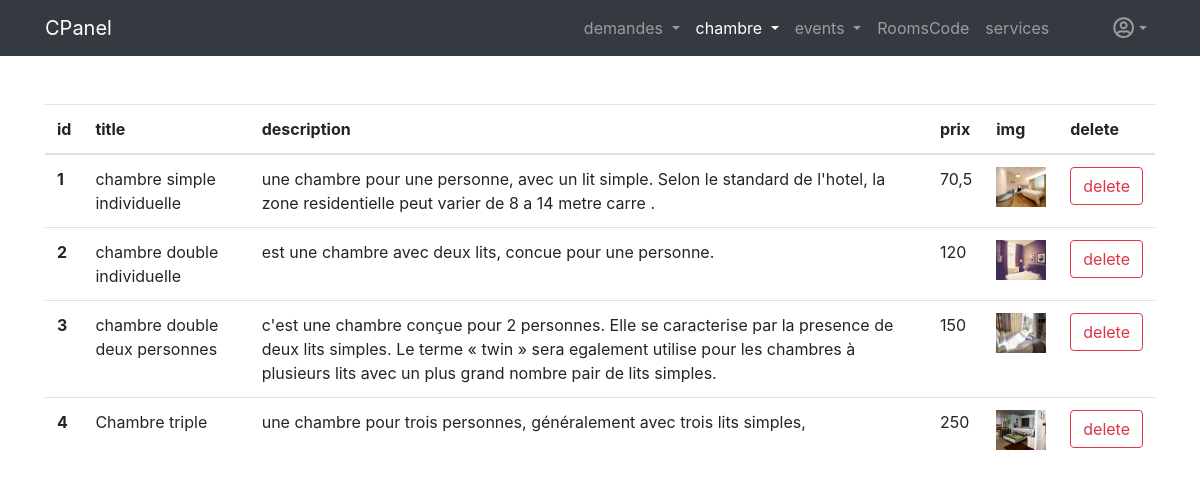
Screenshot of /view_ch_admin.php (signed in) with the database file from the repository.
### tables this page shows
CREATE TABLE `chambre` (
  `id_ch` int(10) UNSIGNED NOT NULL,
  `title` varchar(70) NOT NULL,
  `description` varchar(500) NOT NULL,
  `prix` varchar(30) NOT NULL,
  `path` varchar(300) DEFAULT NULL,
  `code_chambre` varchar(40) NOT NULL
);

### view_ch_admin.php (the view, shortened to what this page needs)
<?php
if(!isset($_SESSION['adminUsername']))
{
    header('Location:admin.php');
}
else
{
    $db_username = 'root';
    $db_password = '';
    $db_name = 'khalil';
    $db_host = 'localhost';
    $db = mysqli_connect($db_host,$db_username,$db_password,$db_name) or die('Could not connect To database');
    $req = "select * from chambre ";
    $exec = mysqli_query($db,$req);
?>
<!DOCTYPE html>
<html lang="en">
<head>
    <link rel="stylesheet" href="css/bootstrap.min.css">
</head>
<body>
<nav class="navbar navbar-expand-lg navbar-dark bg-dark">
<div class="container">
  <a class="navbar-brand" href="dashboard.php">CPanel</a>
  <div class="collapse navbar-collapse" id="navbarSupportedContent">
    <ul class="navbar-nav ml-auto">
    <li class="nav-item dropdown  ">
        <a class="nav-link dropdown-toggle" href="#" id="navbarDropdown" role="button" data-toggle="dropdown" aria-haspopup="true" aria-expanded="false">
          demandes
        </a>
      </li>
      <li class="nav-item dropdown active">
        <a class="nav-link dropdown-toggle" href="#" id="navbarDropdown" role="button" data-toggle="dropdown" aria-haspopup="true" aria-expanded="false">
          chambre
        </a>
      </li>
      <li class="nav-item dropdown">
        <a class="nav-link dropdown-toggle" href="#" id="navbarDropdown" role="button" data-toggle="dropdown" aria-haspopup="true" aria-expanded="false">
          events
        </a>
      </li>
        <li class="nav-item">
            <a href="roomscode.php" class="nav-link">RoomsCode</a>
          </li>
          <li class="nav-item ">
            <a href="services.php" class="nav-link">services</a>
          </li>
      <li class="nav-item dropdown dropdown">
        <a class="nav-link dropdown-toggle ml-5 dropdown-toggle dropdown-toggle-split" href="#" id="navbarDropdown" role="button" data-toggle="dropdown" aria-haspopup="true" aria-expanded="false">
        <i class="far fa-user-circle fa-lg"></i>
        </a>
      </li>
    </ul>
  </div>
  </div>
</nav>
<div class="container mt-5">
<table class="table">
  <thead>
    <tr>
      <th scope="col">id</th>
      <th scope="col">title</th>
      <th scope="col">description</th>
      <th scope="col">prix</th>
      <th scope="col">img</th>
      <th>delete</th>
    </tr>
  </thead>
  <tbody>
    <?php
        while($ch = mysqli_fetch_array($exec))
        {
    ?>
    <tr>
            <th scope="row"><?= $ch['id_ch']; ?></th>
            <td> <?= $ch['title']; ?> </td>
            <td><?= $ch['description']; ?></td>
            <td><?= $ch['prix']; ?></td>
            <td> <img src="<?= $ch['path']; ?>" width="50px" height="40px" alt=""> </td>
            <td> <a href="includes/actionDelete.php?id=<?= $ch['id_ch']; ?>" class="btn btn-outline-danger">delete</a> </td>
    </tr>
        <?php }  ?>
  </tbody>
</table>
</div>
</body>
</html>
<?php
}
?>

### rows the page displays
chambre: id_ch "1", title "chambre simple individuelle", description "une chambre pour une personne, avec un lit simple. Selon le standard de l'hotel, la zone residentielle peut varier de 8 a 14 metre carre .", prix "70,5", shows a picture
chambre: id_ch "2", title "chambre double individuelle", description "est une chambre avec deux lits, concue pour une personne.", prix "120", shows a picture
chambre: id_ch "3", title "chambre double deux personnes", description "c'est une chambre conçue pour 2 personnes. Elle se caracterise par la presence de deux lits simples. Le terme « twin » sera egalement utilise pour les chambres à plusieurs lits avec un plus grand nombre pair de lits simples.", prix "150", shows a picture
chambre: id_ch "4", title "Chambre triple", description "une chambre pour trois personnes, généralement avec trois lits simples,", prix "250", shows a picture
